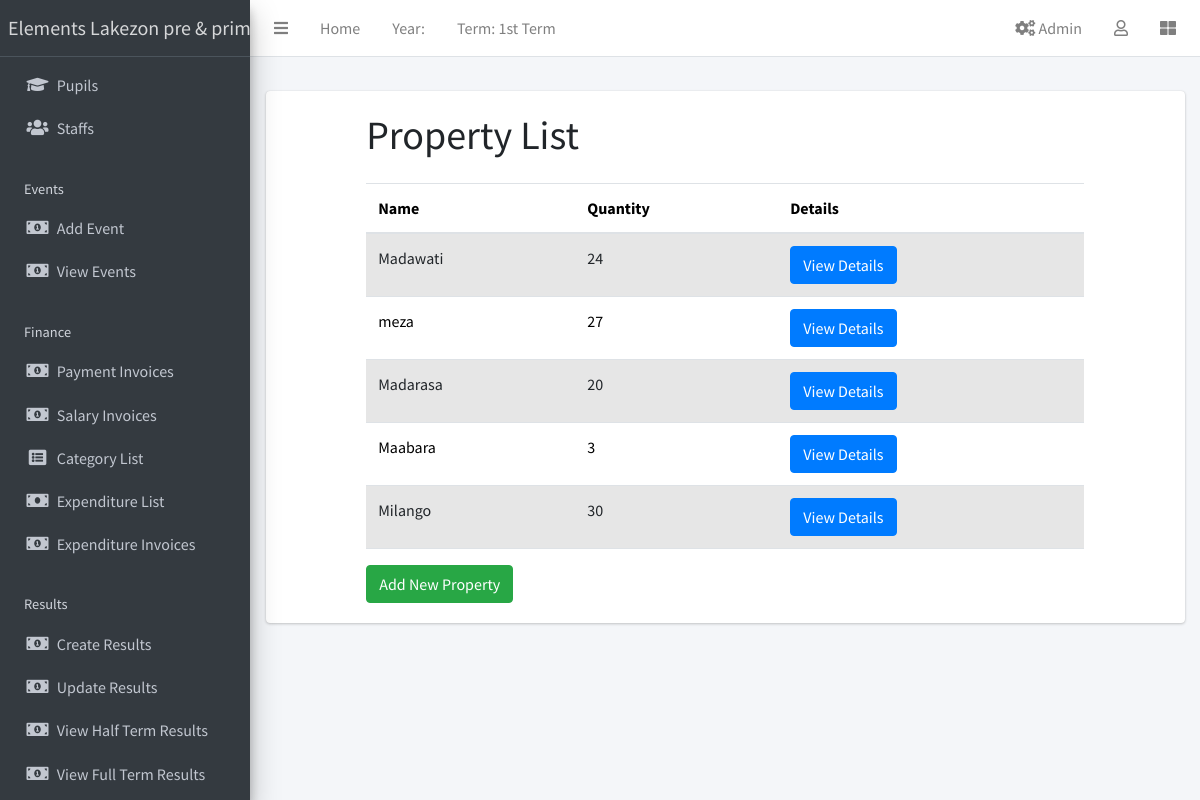
The page /school_properties/properties/ on the database its author committed.
### apps/corecode/models.py (models this page shows, shortened)
class AcademicTerm(models.Model):
    name = models.CharField(max_length=20, unique=True)
    current = models.BooleanField(default=True)
    class Meta:
        ordering = ["name"]

### school_properties/models.py (models this page shows, shortened)
class Property(models.Model):
    name = models.CharField(max_length=100)
    quantity = models.PositiveIntegerField(default=0)
    description = models.TextField(blank=True)
    session = models.ForeignKey(AcademicSession, on_delete=models.CASCADE)

### school_properties/views.py (the view)
# urls.py: path('properties/', views.property_list, name='property_list'),
def property_list(request):
    current_session = AcademicSession.objects.filter(current=True).first()
    properties = Property.objects.filter(session=current_session)
    return render(request, 'property_list.html', {'properties': properties})

### apps/corecode/context_processors.py (called while the page is built)
def site_defaults(request):
    current_session = AcademicSession.objects.get(current=True)
    current_term = AcademicTerm.objects.get(current=True)
    current_exam = ExamType.objects.get(current=True)
    vals = SiteConfig.objects.all()
    contexts = {
        "current_session": current_session.name,
        "current_term": current_term.name,
        "current_exam": current_exam.name,
    }
    for val in vals:
        contexts[val.key] = val.value
    return contexts

### school_properties/templates/property_list.html
{% extends "base.html" %}
{% block content %}
<div class="container">
    <div class="row">
        <div class="col-md-10 offset-md-1">
            <h1 class="mb-4">Property List</h1>
            <table class="table table-striped">
                <thead>
                    <tr>
                        <th>Name</th>
                        <th>Quantity</th>
                        <th>Details</th>
                    </tr>
                </thead>
                <tbody>
                    {% for property in properties %}
                    <tr>
                        <td>{{ property.name }}</td>
                        <td>{{ property.quantity }}</td>
                        <td><a href="{% url 'property_detail' pk=property.pk %}" class="btn btn-primary">View Details</a></td>
                    </tr>
                    {% endfor %}
                </tbody>
            </table>
            <a href="{% url 'add_property' %}" class="btn btn-success">Add New Property</a>
        </div>
    </div>
</div>
{% endblock content %}

### templates/base.html (shortened to what this page needs)
{% load static %}
<!DOCTYPE html>
<html lang="en">
<head>
  <link rel="stylesheet" href="{% static 'css/bootstrap.min.css' %}">
  <link href="https://stackpath.bootstrapcdn.com/bootstrap/5.1.3/css/bootstrap.min.css" rel="stylesheet">
  <link rel="stylesheet" href="{% static 'plugins/fontawesome-free/css/all.min.css' %}">
  <link rel="stylesheet" href="{% static 'plugins/toastr/toastr.min.css' %}">
  <link rel="stylesheet" href="{% static 'plugins/overlayScrollbars/css/OverlayScrollbars.min.css' %}">
  <link rel="stylesheet" href="{% static 'plugins/Datatables/datatables.min.css' %}" />
  <link rel="stylesheet" href="{% static 'dist/css/adminlte.min.css' %}">
</head>
<body class="hold-transition sidebar-mini layout-fixed layout-navbar-fixed layout-footer-fixed">
  <div class="wrapper">
    <nav class="main-header navbar navbar-expand navbar-white navbar-light">
      <ul class="navbar-nav">
        <li class="nav-item">
          <a class="nav-link" data-widget="pushmenu" href="#" role="button"><i class="fas fa-bars"></i></a>
        </li>
        <li class="nav-item d-none d-sm-inline-block">
          <a href="{% url 'home' %}" class="nav-link">Home</a>
        </li>
        <li class="nav-item d-none d-sm-inline-block">
          <a class="nav-link">Year: {{ current_year}}</a>
        </li>
        <li class="nav-item d-none d-sm-inline-block">
          <a class="nav-link">Term: {{ current_term }}</a>
        </li>
      </ul>
      <ul class="navbar-nav ml-auto">
  <li class="nav-item">
    <a class="nav-link" href="{% url 'goto-admin' %}">
      <i class="fas fa-cogs"></i> Admin
    </a>
  </li>
        <li class="nav-item dropdown">
          <a class="nav-link" data-toggle="dropdown" href="#">
            <i class="far fa-user"></i>
          </a>
        </li>
        <li class="nav-item">
          <a class="nav-link" data-widget="control-sidebar" data-slide="true" href="#" role="button"><i class="fas fa-th-large"></i></a>
        </li>
      </ul>
    </nav>
    <aside class="main-sidebar sidebar-dark-primary elevation-4">
      <a href="{% url 'home' %}" class="brand-link">{{"Elements Lakezon pre & primary school" }}</a>
      <div class="sidebar">
        <nav class="mt-2">
          <ul class="nav nav-pills nav-sidebar flex-column" data-widget="treeview" role="menu" data-accordion="false">
            <li class="nav-item">
               <a href="{% url 'student-list' %}" class="nav-link">
                <i class="nav-icon fas fa-graduation-cap"></i>
                <p>Pupils</p>
              </a>
            </li>
            <li class="nav-item">
              <a href="{% url 'staff-list' %}" class="nav-link">
                <i class="nav-icon fas fa-users"></i>
                <p>
                  Staffs
                </p>
              </a>
            </li>
            <li class="nav-header">Events</li>
            <li class="nav-item">
               <a href="{% url 'event_create' %}" class="nav-link">
                <i class="nav-icon fas fa-money-bill-alt"></i>
                <p>Add Event</p>
              </a>
            </li>
            <li class="nav-item">
                <a href="{% url 'event_list' %}" class="nav-link">
                <i class="nav-icon fas fa-money-bill-alt"></i>
                <p>View Events</p>
              </a>
            </li>
            <li class="nav-header">Finance</li>
            <li class="nav-item">
               <a href="{% url 'invoice-list' %}" class="nav-link">
                <i class="nav-icon fas fa-money-bill-alt"></i>
                <p>Payment Invoices</p>
              </a>
            </li>
            <li class="nav-item">
                <a href="{% url 'salary-invoice-list' %}" class="nav-link">
                <i class="nav-icon fas fa-money-bill-alt"></i>
                <p>Salary Invoices</p>
              </a>
            </li>
            <li class="nav-item">
               <a href="{% url 'category_list' %}" class="nav-link">
                <i class="nav-icon fas fa-list-alt"></i>
                <p>Category List</p>
              </a>
            </li>
            <li class="nav-item">
              <a href="{% url 'expenditure_list' %}" class="nav-link">
                <i class="nav-icon fas fa-money-bill"></i>
                <p>Expenditure List</p>
              </a>
            </li>
            <li class="nav-item">
            <a href="{% url 'expenditure-invoice-list' %}" class="nav-link">
                <i class="nav-icon fas fa-money-bill-alt"></i>
                <p>Expenditure Invoices</p>
              </a>
            </li>
            <li class="nav-header">Results</li>
            <li class="nav-item">
              <a href="{% url 'create-result' %}" class="nav-link">
                <i class="nav-icon fas fa-money-bill-alt"></i>
                <p>
                  Create Results
                </p>
              </a>
            </li>
            <li class="nav-item">
              <a href="{% url 'edit-results' %}" class="nav-link">
                <i class="nav-icon fas fa-money-bill-alt"></i>
                <p>
                  Update Results
                </p>
              </a>
            </li>
            <li class="nav-item">
              <a href="{% url 'single-class' %}" class="nav-link">
                <i class="nav-icon fas fa-money-bill-alt"></i>
                <p>
                  View Half Term Results
                </p>
              </a>
            </li>
            <li class="nav-item">
              <a href="{% url 'class-list' %}" class="nav-link">
                  <i class="nav-icon fas fa-money-bill-alt"></i>
                  <p>
                      View Full Term Results
                  </p>
              </a>
          </li>
        </nav>
      </div>
    </aside>
    <div class="content-wrapper">
      <section class="content-header">
      </section>
      <section class="content">
        <div class="container-fluid">
          <div class="row">
            <div class="col-md-12">
              {% block fullcard %}
              <div class="card">
                <div class="card-body">
                  <div class="row">
                    <div class="col">
                      {% block content %}
                      {% endblock content %}
                    </div>
                  </div>
                </div>
              </div>
              {% endblock fullcard %}
            </div>
          </div>
        </div>
      </section>
    </div>
  </div>
</body>
</html>

### rows shown on the page
AcademicTerm: name "1st Term"
Property: name "Madawati", quantity "24"
Property: name "meza", quantity "27"
Property: name "Madarasa", quantity "20"
Property: name "Maabara", quantity "3"
Property: name "Milango", quantity "30"

### other values the page prints
{{ "Elements Lakezon pre & primary school" }} "Elements Lakezon pre &…"
